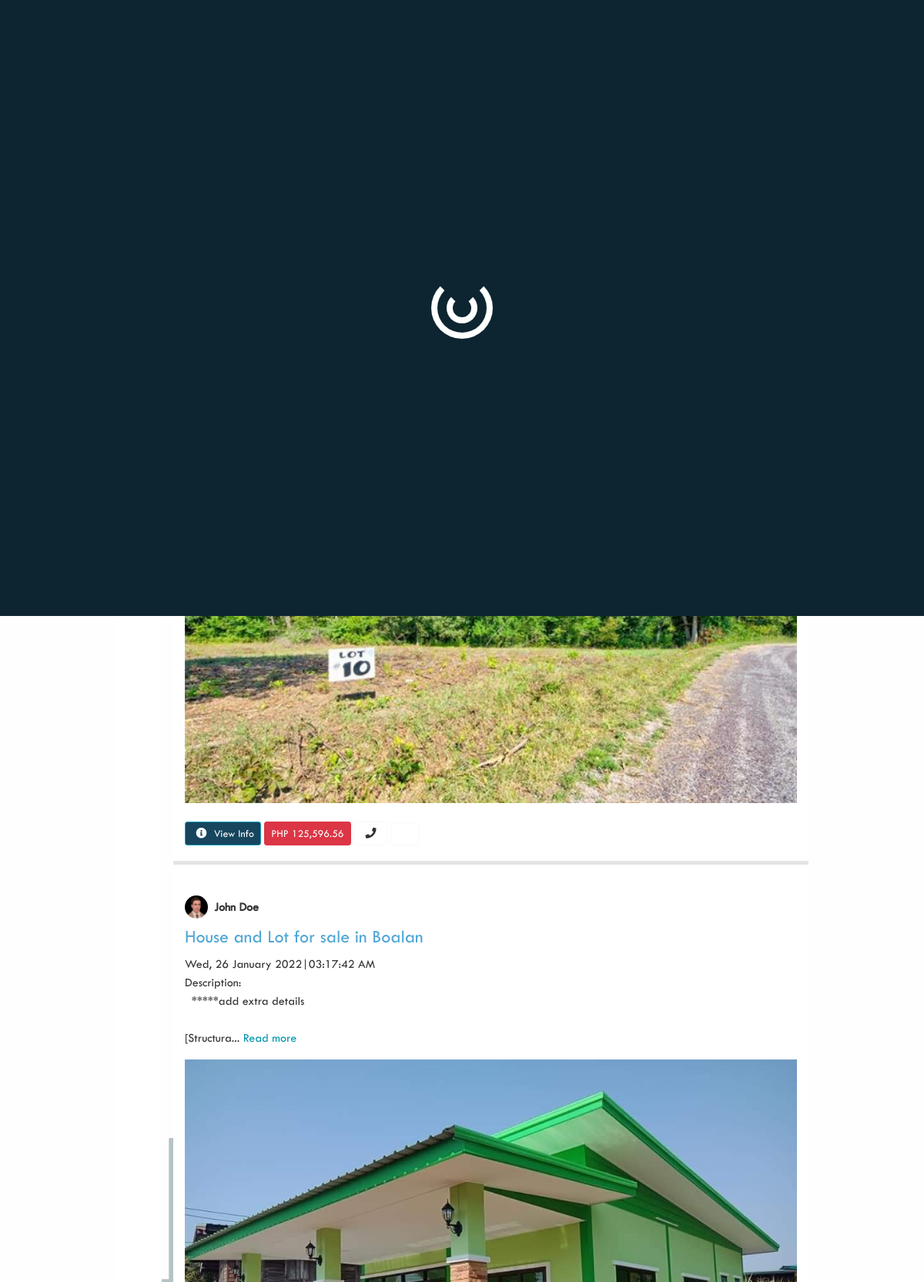
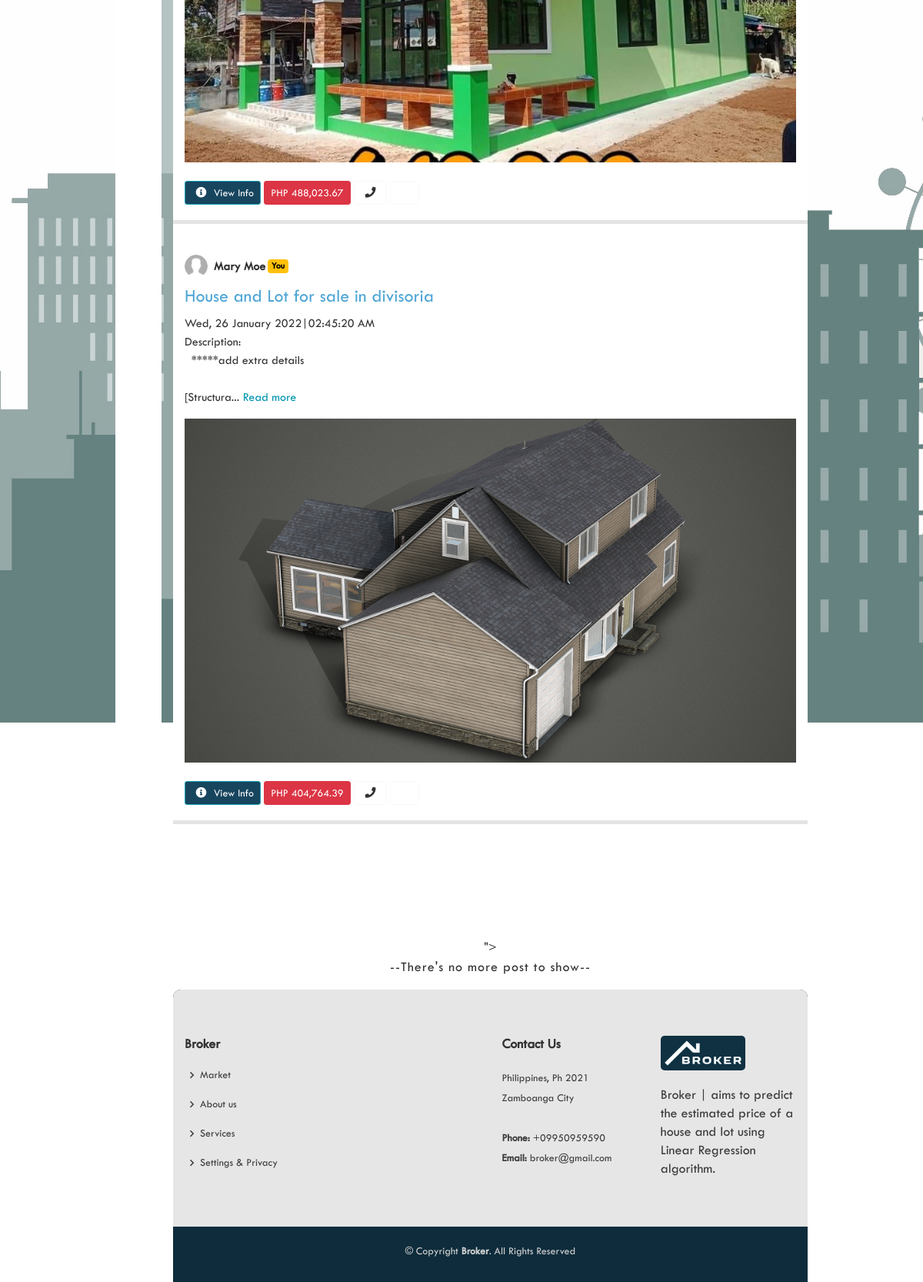
/home (signed in), run on the app's committed database (2 pictures, top to bottom).
### broker/models.py (models this page shows)
class User(db.Model, UserMixin):
    id = db.Column(db.Integer, primary_key=True)
    first_name = db.Column(db.String(150))
    last_name = db.Column(db.String(150))
    email = db.Column(db.String(150), unique=True)
    contact = db.Column(db.Text)
    password = db.Column(db.String(150))
    img = db.Column(db.Text, unique=False, nullable=True)
    name = db.Column(db.Text, nullable=True)
    mimetype = db.Column(db.Text, nullable=True)
    notes = db.relationship('Note')
    posts = db.relationship('Post')
    interests = db.relationship('Interest')
    internet = db.relationship('Internet')

class Post(db.Model):
    id = db.Column(db.Integer, primary_key=True)
    title = db.Column(db.String(200), nullable=False)
    content = db.Column(db.Text, nullable=False)
    price = db.Column(db.Integer, nullable=True)
    date_posted = db.Column(db.Text, nullable=False)
    img = db.Column(db.Text, unique=False, nullable=False)
    name = db.Column(db.Text, nullable=False)
    mimetype = db.Column(db.Text, nullable=False)
    img1 = db.Column(db.Text, unique=False, nullable=False)
    name1 = db.Column(db.Text, nullable=False)
    mimetype1 = db.Column(db.Text, nullable=False)
    img2 = db.Column(db.Text, unique=False, nullable=False)
    name2 = db.Column(db.Text, nullable=False)
    mimetype2 = db.Column(db.Text, nullable=False)
    user_id = db.Column(db.Integer, db.ForeignKey('user.id'))
    interests = db.relationship('Interest')

### broker/views.py (the view)
@views.route('/home', methods=['GET', 'POST'])
@login_required
def home():
    reverse_post = list(reversed(Post.query.all()))
    return render_template("home.html", post = reverse_post, wishlist=Interest.query.all(), ohitsme=current_user, owner = User.query.all(), user=current_user, cur_id=current_user.id, fname = current_user.first_name, lname = current_user.last_name)

### broker/__init__.py (called while the page is built)
def create_app():
    app = Flask(__name__)
    app.config['SECRET_KEY'] = 'broker house and lot price prediction'
    app.config['SQLALCHEMY_DATABASE_URI'] = f'sqlite:///{DB_NAME}'
    db.init_app(app)
    from .views import views
    from .auth import auth
    app.register_blueprint(views, url_prefix='/')
    app.register_blueprint(auth, url_prefix='/')
    from .models import User, Note
    create_database(app)
    login_manager = LoginManager()
    login_manager.login_view = 'auth.login'
    login_manager.init_app(app)
    @login_manager.user_loader
    def load_user(id):
        return User.query.get(int(id))
    return app

### broker/templates/home.html (shortened to what this page needs)
{% extends "base.html" %} {% block title %}Home{% endblock %} {% block headtype
%}header{% endblock%} {% block icon%}fa fa-store{% endblock%}
{% block content %}
<div class="det">
  <div class="div-container">
    <div class="fieldsH">
      <h3>Real Estate Marketing</h3>
      <p>
      </p>
    </div>
  </div>
  <section class="div-container">
    <div class="container">
      <div
        class="row"
        data-aos="fade"
        data-aos-easing="ease-in-out"
        data-aos-duration="500"
      >
        {% for post in post %}
        <div class="field col-lg-12 col-md-6">
          <div class="member">
            <div class="member-info">
              <div class="home_feed_profile">
                {% for profile in owner %}
                  {%if post.user_id == ohitsme.id%}
                    <a href="/my_profile" ><span id="home_feed_cursor">
                  {% elif profile.id == post.user_id%}
                    <a href="/account/000Ov@90a{{profile.id}}07Xsg03awtVBQredirectid..."><span id="home_feed_cursor">
                  {% endif %}
                {% endfor %}
                {% for pro in owner %} {% if pro.id == post.user_id%} {% if
                pro.name == 'None' %}
                <img
                  src="../static/profile/userbw.png"
                  style="
                    width: 30px;
                    height: 30px;
                    margin-right: 8px;
                    border-radius: 50%;
                  "
                  alt=""
                />
                {% elif pro.name %}
                <img
                  src="../static/profile/{{pro.name}}"
                  style="
                    width: 30px;
                    height: 30px;
                    margin-right: 8px;
                    border-radius: 50%;
                  "
                  alt=""
                />
                {% else %}
                <img
                  src="../static/profile/userbw.png"
                  style="
                    width: 30px;
                    height: 30px;
                    margin-right: 8px;
                    border-radius: 50%;
                  "
                  alt=""
                />
                {% endif %} {% endif %} {% endfor %} {% for owner in owner %} {%
                if owner.id == post.user_id %} {{ owner.first_name + " " +
                owner.last_name }} {% if owner.id == cur_id %}</a>
                <span class="badge badge-warning" id="span">{{"You"}}</span>{%
                endif %} {% endif %} {% endfor %}
                </span></a>
              </div>
              <a href="/property_details/0z0OQv_1v@90a{{post.id}}07Xsg03awtVBQdetailsid..."><h4>{{ post.title }}</h4></a>
              <span
                >
                <time datetime="2021-08-01"
                  >{% for owner in owner %} {% if owner.id == post.user_id %} {{
                  post.date_posted }}
                </time></span
              >
              <p id="home_feed_content">{{ post.content[:60] }}<span id="dots{{post.id}}">... </span><span id="more{{post.id}}" class="more">{{ post.content[60:] }}</span><span class="readmorebtn" onclick="myFunction{{post.id}}()" id="myBtn{{post.id}}">Read more</span></p>
            </div>
            <div class="member-img">
              <img
                src="../static/uploads/{{post.name}}"
                class="img-fluid"
                alt=""
              />
            </div>
            <div class="member-info">
              <br />
              <a href="/property_details/0z0OQv_1v@90a{{post.id}}07Xsg03awtVBQdetailsid..."
                ><button type="button" class="btn btn-info btn-sm">
                  <i class="fa fa-info-circle"></i> View Info
                </button></a
              >
              <button type="button" class="btn btn-danger btn-sm" style="cursor: text;">PHP {{post.price}}</button>
              {% endif %} {% endfor%} {% for owner in owner %} {% if owner.id
              == post.user_id %}
              <button
                type="button"
                onclick="contact_alert({{ owner.contact }})"
                class="btn btn-light btn-sm"
            data-toggle="tooltip"
            data-placement="bottom"
            title="Contact Agent"
              >
                <i class="fa fa-phone"></i></button
              >{% endif %} {% endfor %}
                  <a href="/add_wishlist/0aBYC={{post.id}}connectingUS={{user.id}}idUVcXqp={{post.user_id}}"
                    class="btn btn-light btn-sm"
            data-toggle="tooltip"
            data-placement="bottom"
            title="Add to Wishlist"
                  >
                  <div class="heart"></div>
                </a>
            </div>
          </div>
        </div>
        {% endfor%}
      </div>
    </div>
  </section>
  <br />
  <br>
  <center>
<lottie-player id="secondLottie" src="https://assets1.lottiefiles.com/packages/lf20_njrizp5x.json" style="width:100%;">"></lottie-player>
<p id="no-more-data">--There's no more post to show--</p>
</center>
  {% endblock %}

### broker/templates/base.html (shortened to what this page needs)
<!DOCTYPE html>
<html lang="en">
  <head>
    <link
      href="../static/extra/animate.css/animate.min.css"
      rel="stylesheet"
    />
    <link href="../static/extra/aos/aos.css" rel="stylesheet" />
    <link
      href="../static/extra/bootstrap/css/bootstrap.min.css"
      rel="stylesheet"
    />
    <link
      href="../static/extra/bootstrap-icons/bootstrap-icons.css"
      rel="stylesheet"
    />
    <link
      href="../static/extra/boxicons/css/boxicons.min.css"
      rel="stylesheet"
    />
    <link
      href="../static/extra/glightbox/css/glightbox.min.css"
      rel="stylesheet"
    />
    <link
      href="../static/extra/swiper/swiper-bundle.min.css"
      rel="stylesheet"
    />
    <link
      rel="stylesheet"
      href="https://stackpath.bootstrapcdn.com/bootstrap/4.4.1/css/bootstrap.min.css"
    />
    <link
      rel="stylesheet"
      href="https://stackpath.bootstrapcdn.com/font-awesome/4.7.0/css/font-awesome.min.css"
    />
    <link rel="stylesheet" href="https://pro.fontawesome.com/releases/v5.10.0/css/all.css"/>
    <link href="../static/css/style.css" rel="stylesheet" />
    <link rel="stylesheet" href="../static/css/preloader.css">
  </head>
  <body onload="startTime()">
      <div class="page-wrap">
      <div id="hola">
        <div id="preloader">
          <span></span>
          <span></span>
        </div>
      </div></div>
    <header
      id="header"
      class="fixed-top col-lg-9 mx-auto d-flex align-items-center {% block headtype %}{% endblock %}"
    >
      <div class="container d-flex justify-content-between align-items-center col-lg-12">
        <div class="logo">
          <h1 class="text-light align-items-center">
            <a href="/"><span><img src="../static/img/on_system/broker1.png" alt=""></span></a>
          </h1>
        </div>
      <nav id="navbar" class="navbar">
        <ul>
          {% if index == True %}
          <li><a href="/about">About</a></li>
          <li><a href="/services">Services</a></li>
          <li id="dark"><a><i id="moon" class="far fa-moon"  title="Dark Mode"></i><i id="sun" class="far fa-sun" title="Light Mode"></i></a></li>
          {% elif user.is_authenticated and user.email != "admin@gmail.com"%}
          <li id="head_search">
            <form action="/home/search_location" method="POST">
            </form>
          </li>
          <li><a href="/home"><i class="{% block icon%}{% endblock%}"></i> Market</a></li>
          <li><a href="/predict" title="Make a property price range"><i class="{% block icon1%}{% endblock%}"></i> Sell</a></li>
          <li class="dropdown">
            <a href="#"
              ><i class="{% block icon2%}{% endblock%}"></i> <span style="text-transform: capitalize"> {{ fname }}</span>
            </a>
          </li>
          <li id="dark"><a></a></li>
          {% endif %}
        </ul>
      </nav>
    </header>
    <main id="main" class="col-lg-9 mx-auto p-0">
      {% if index == True %}
      {% elif logo == True%}
      {%elif user.email == "admin@gmail.com"%}
      {% else %}
      <div class="side_nav" id="side_nav">
          <ul class="nav">
            <li class="nav-item profile-item"
            data-toggle="tooltip"
            data-placement="left"
            title="My Profile">
              {% if user.name == 'None'%}
              <a href="/my_profile" class="nav-link"><img src="../static/profile/userbw.png" style="{%block filterG1%}{%endblock%}" id="side-nav-id-profile" alt="" /></a>
              {% elif user.name%}
              <a href="/my_profile" class="nav-link"><img src="../static/profile/{{user.name}}" style="{%block filterG%}{%endblock%}" id="side-nav-id-profile" alt="" /></a>
              {% else%}
              <a href="/my_profile" class="nav-link"><img src="../static/profile/userbw.png" style="{%block filterG2%}{%endblock%}" id="side-nav-id-profile" alt="" /></a>
              {%endif%}
            </li>
            <li class="nav-item" id="animate_li"
            data-toggle="tooltip"
            data-placement="left"
            title="My wishlist">
              <a class="nav-link" href="/my_wishlist"><img src="../static/img/icons/wishlist.png" style="{%block wish%}{%endblock%}"id="side-nav-id" alt=""></a>
            </li>
            <li class="nav-item" id="animate_li1"
            data-toggle="tooltip"
            data-placement="left"
            title="Sell Property">
              <a class="nav-link" href="/predict"><img src="../static/img/icons/trade.png" style="{%block predict%}{%endblock%}" id="side-nav-id" alt=""></a>
            </li>
          </ul>
      </div>
      <div class="home col-lg-11 mx-auto">
      {% endif %}
        {% block content %}
        {% endblock %}
    <footer
      id="footer"
    >
      <div class="footer-top">
        <div class="container">
          <div class="row">
            <div class="col-lg-6 col-md-6 footer-links"
              data-aos="fade">
              <h4>Broker</h4>
              <ul>
                {%if user.email == "admin@gmail.com"%}
                <li>
                  <i class="bx bx-chevron-right"></i> <a href="/_asf99admindashboard%3FhfkVi98Vidhq_asofj1490_0da09fj_%40oas0nimda">Dashboard</a>
                </li>
                {%else%}
                <li>
                  <i class="bx bx-chevron-right"></i> <a href="/home">Market</a>
                </li>
                {%endif%}
                <li>
                  <i class="bx bx-chevron-right"></i> <a href="/about">About us</a>
                </li>
                <li>
                  <i class="bx bx-chevron-right"></i> <a href="/services">Services</a>
                </li>
                <li>
                  <i class="bx bx-chevron-right"></i>
                  <a href="/settings">Settings & Privacy</a>
                </li>
              </ul>
            </div>
            <div class="col-lg-3 col-md-6 footer-contact"
              data-aos="fade">
              <h4>Contact Us</h4>
              <p>
                Philippines, Ph 2021<br />
                Zamboanga City <br /><br />
                <strong>Phone:</strong> +09950959590<br />
                <strong>Email:</strong> broker@gmail.com<br />
              </p>
            </div>
            <div class="col-lg-3 col-md-6 footer-info"
              data-aos="fade">
              <h4><img src="../static/img/on_system/broker1.png" alt="" id="footer-logo"></h4>
              <p>Broker | aims to predict the estimated price of a house and lot using Linear Regression algorithm.
              </p>
            </div>
          </div>
        </div>
      </div>
      <div class="container">
        <div class="copyright">
          &copy; Copyright <strong><span>Broker</span></strong
          >. All Rights Reserved
        </div>
            </div>
          </footer>
    {% if index == True %}
      {% elif logo == True%}
  {% else %}
      </div>
  </div>
  {% endif %}
    </main>
  </body>
</html>

### broker/static/css/preloader.css (style rules this page uses)
#hola { width: 100vw; height: 100vh; background-color: #0d2531; position: fixed; z-index: 999; }
#preloader { position:relative; width: 80px; height: 80px; top: 45%; margin: 0 auto; }
#preloader span { position:absolute; border: 8px solid #ffffff; border-top: 8px solid transparent; border-radius:999px; }
#preloader span:nth-child(1) { width:80px; height:80px; animation: spin-1 2s infinite linear; }
#preloader span:nth-child(2) { top: 20px; left: 20px; width:40px; height:40px; animation: spin-2 1s infinite linear; }
.page-wrap { overflow-x: hidden; }

### data on the page
Post: price "125,596.56"
User: name (picture), first_name+last_name "John Doe"
Post: title "House and Lot for sale in Boalan", date_posted "Wed, 26 January 2022|03:17:42 AM", content "Description: *****add extra details [Structura", price "488,023.67"
Post: title "House and Lot for sale in divisoria", date_posted "Wed, 26 January 2022|02:45:20 AM", content "Description: *****add extra details [Structura", price "404,764.39"
User: first_name+last_name "Mary Moe", value "You", name (placeholder picture)
